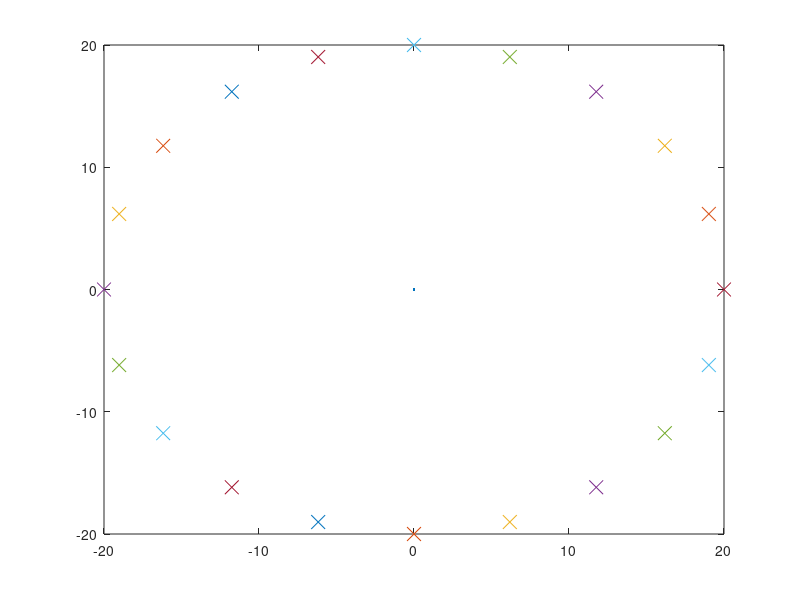

Reproduce this figure in MATLAB.
%% %% %% BEZIER AND VORONOI
% AAAA

%% SETUP
clear
clc
addpath('./Functions')

%% PARAMETER
d = 2;  % Space Dimension
r = 5;  % Bezier Degree
N = 20;  % Number of Agents

%% AGENT INITIALIZATION

R = 20; % Circle Radius
for i = 1:N
    agent(i).x0 = [R*cos(i/N * 2*pi); R*sin(i/N * 2*pi)];
    agent(i).xF = -agent(i).x0;
end

figure(1)
plot(0, 0)
hold on
for i = 1:N
    plot(agent(i).x0(1), agent(i).x0(2), 'x', 'MarkerSize', 10)
end

%% RECEDING HORIZION PARAMETERS

nW = 5;     
T = 1;
